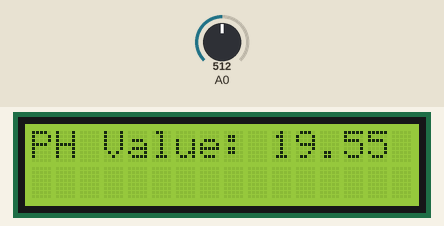
The sketch below on a simulated Arduino Uno, built with avr-gcc and run on an emulated ATmega328P. Shown: 16×2 character LCD. Inputs (shaded band) come from the test bench; at power-on: A0 = 512. What the sketch prints to the serial monitor is not drawn.

Above: at 4.3 s.
4.4 s: A0 set to 716
At 6.2 s:
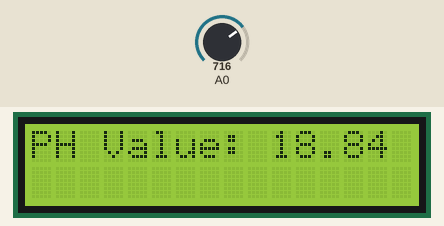
6.5 s: A0 set to 900
At 8.7 s:
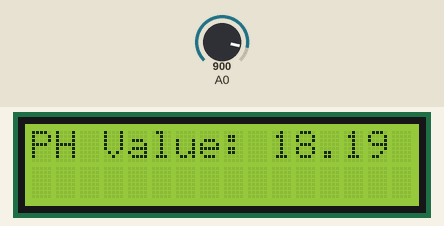
9.0 s: A0 set to 1023
At 11.1 s:
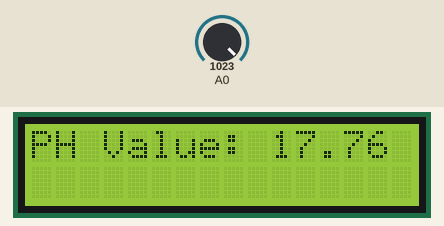
Timing chart, 0 to 12.6 s (numbered marks = the images above; inputs shaded):
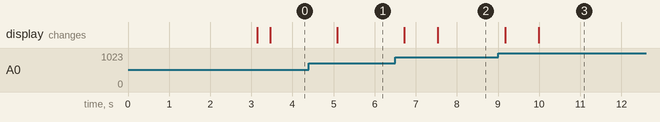

Measured:
- after the input at 4.4 s, the display: changes after 0.69 s (image 1)
- after the input at 6.5 s, the display: first changes after 0.22 s (image 2 shows a later state)
- after the input at 9.0 s, the display: first changes after 0.17 s (image 3 shows a later state)

The sketch:

phlevel-last.ino
```cpp
#include <Wire.h>
#include <LiquidCrystal_I2C.h>

LiquidCrystal_I2C lcd(0x27, 16, 2);
float calibri_val =21.34;
int phval=0;
unsigned long int avgval;
int buffer_arr[10], temp;

void setup() {
Serial.begin(115200);
lcd.init();
lcd.begin(16, 2);
lcd.backlight();
lcd.setCursor(2,0);
lcd.print("PH");
lcd.setCursor(3,1);
lcd.print("Level");
delay(3000);
lcd.clear();
}

void loop() {
for(int i=0;i<10;i++)
  {
    buffer_arr[i]=analogRead(A0);
    delay(30);
  }
  for(int i=0;i<9;i++)
    {
    for(int j=i+1;j<10;j++)
      {
        if(buffer_arr[i]>buffer_arr[j])
      {
        temp=buffer_arr[i];
        buffer_arr[i]=buffer_arr[j];
        buffer_arr[j]=temp;
      }
    }
  }
  avgval=0;
    for(int i=2;i<8;i++)
  avgval+=buffer_arr[i];
    float volt=(float)avgval*3.3/4096.0/6;
    float ph_act = -4.34 * volt + calibri_val;
  lcd.setCursor(0, 0);
  lcd.print("PH Value:");
  lcd.setCursor(10, 0);
  lcd.print(ph_act);
  Serial.println(ph_act);
  delay(500);
}
```
